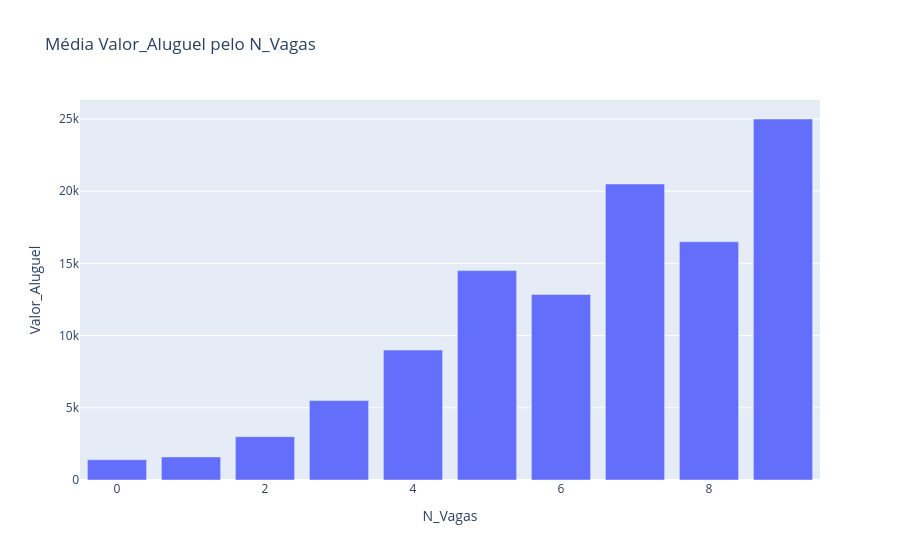

This figure's notebook cell:
### Markdown cell above
O gráfico mostra que quanto mais suítes em um imóvel, maior o valor de aluguel.

### Code cell
mediana = df.groupby('N_Vagas')['Valor_Aluguel'].median().reset_index()

fig = px.bar(mediana, x='N_Vagas', y='Valor_Aluguel',
            title='Média Valor_Aluguel pelo N_Vagas')
fig.show()

### Figure 1 — Plotly figure (JSON) as saved in the notebook; plotly's stock layout.template omitted (floating-point values rounded to 4 significant figures)
{"data": [{"hovertemplate": "N_Vagas=%{x}<br>Valor_Aluguel=%{y}<extra></extra>", "legendgroup": "", "marker": {"color": "#636efa", "pattern": {"shape": ""}}, "name": "", "orientation": "v", "showlegend": false, "textposition": "auto", "type": "bar", "x": [0, 1, 2, 3, 4, 5, 6, 7, 8, 9], "xaxis": "x", "y": [1400.0, 1600.0, 3000.0, 5500.0, 9000.0, 14500.0, 12850.0, 20500.0, 16500.0, 25000.0], "yaxis": "y"}], "layout": {"barmode": "relative", "legend": {"tracegroupgap": 0}, "title": {"text": "Média Valor_Aluguel pelo N_Vagas"}, "xaxis": {"anchor": "y", "domain": [0, 1], "title": {"text": "N_Vagas"}}, "yaxis": {"anchor": "x", "domain": [0, 1], "title": {"text": "Valor_Aluguel"}}}}
